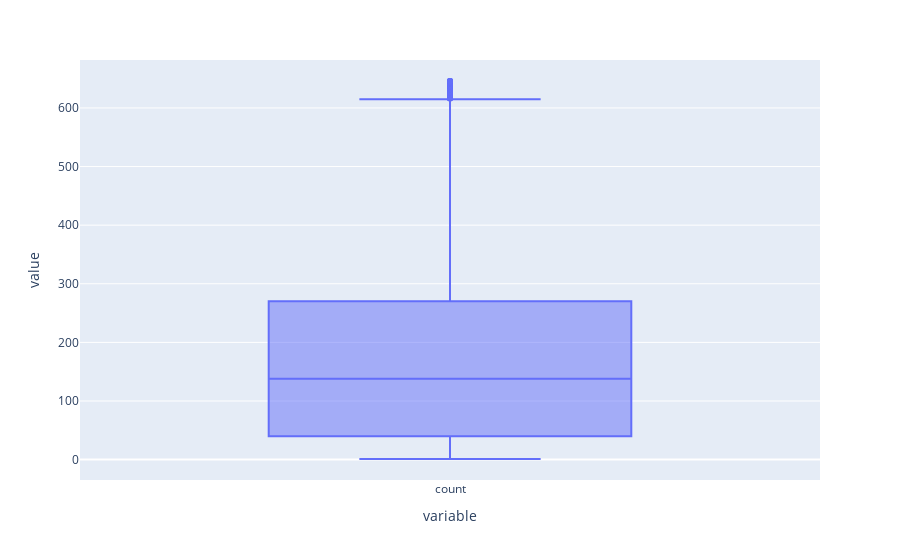

Write notebook code for a chart like this one.
### Code cell
px.box(df['count'])

### Figure 1 — Plotly figure (JSON) as saved in the notebook; plotly's stock layout.template omitted (floating-point values rounded to 4 significant figures; data arrays with more than 128 entries replaced by an {"elided": "..."} marker saying what was removed)
{"data": [{"alignmentgroup": "True", "hovertemplate": "variable=%{x}<br>value=%{y}<extra></extra>", "legendgroup": "", "marker": {"color": "#636efa"}, "name": "", "notched": false, "offsetgroup": "", "orientation": "v", "showlegend": false, "type": "box", "x": {"elided": "10583 str values"}, "x0": " ", "xaxis": "x", "y": {"elided": "10583 int values"}, "y0": " ", "yaxis": "y"}], "layout": {"boxmode": "group", "legend": {"tracegroupgap": 0}, "margin": {"t": 60}, "xaxis": {"anchor": "y", "domain": [0, 1], "title": {"text": "variable"}}, "yaxis": {"anchor": "x", "domain": [0, 1], "title": {"text": "value"}}}}
